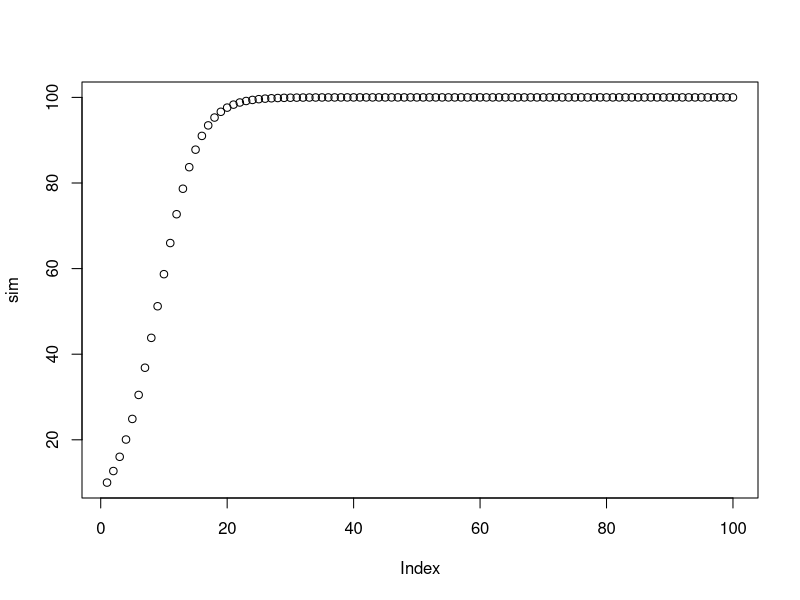

Recreate this plot in R.


logistic = function(r, K, C, B0=10, T=100) {

  time = seq_len(T)
  B = rep(NA, T)
  B[1] = B0

  for(t in time[-T]) {
    B[t+1] = B[t] + r*B[t]*(1-B[t]/K) - C[t]
  }

  return(B)

}

sim = logistic(r=0.3, K=100, C=rep(0, 100))
plot(sim)







